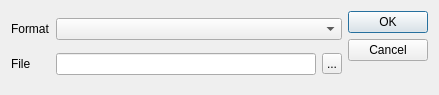
<?xml version="1.0" encoding="UTF-8"?>
<ui version="4.0">
 <class>Dialog</class>
 <widget class="QDialog" name="Dialog">
  <property name="geometry">
   <rect>
    <x>0</x>
    <y>0</y>
    <width>439</width>
    <height>95</height>
   </rect>
  </property>
  <property name="windowTitle">
   <string>Dialog</string>
  </property>
  <layout class="QGridLayout" name="gridLayout">
   <item row="0" column="2">
    <widget class="QDialogButtonBox" name="buttonBox">
     <property name="orientation">
      <enum>Qt::Vertical</enum>
     </property>
     <property name="standardButtons">
      <set>QDialogButtonBox::Cancel|QDialogButtonBox::Ok</set>
     </property>
    </widget>
   </item>
   <item row="0" column="0">
    <layout class="QGridLayout" name="gridLayout_2">
     <item row="0" column="0">
      <widget class="QLabel" name="label">
       <property name="text">
        <string>Format</string>
       </property>
      </widget>
     </item>
     <item row="0" column="1" colspan="2">
      <widget class="QComboBox" name="comboBox">
       <property name="insertPolicy">
        <enum>QComboBox::InsertAlphabetically</enum>
       </property>
       <property name="sizeAdjustPolicy">
        <enum>QComboBox::AdjustToContents</enum>
       </property>
       <property name="modelColumn">
        <number>0</number>
       </property>
      </widget>
     </item>
     <item row="1" column="0">
      <widget class="QLabel" name="Label_File">
       <property name="text">
        <string>File</string>
       </property>
      </widget>
     </item>
     <item row="1" column="1">
      <widget class="QLineEdit" name="fileLineEdit"/>
     </item>
     <item row="1" column="2">
      <widget class="QToolButton" name="toolButton">
       <property name="maximumSize">
        <size>
         <width>20</width>
         <height>16777215</height>
        </size>
       </property>
       <property name="text">
        <string>...</string>
       </property>
       <property name="toolButtonStyle">
        <enum>Qt::ToolButtonTextOnly</enum>
       </property>
       <property name="autoRaise">
        <bool>false</bool>
       </property>
      </widget>
     </item>
    </layout>
   </item>
  </layout>
 </widget>
 <resources/>
 <connections>
  <connection>
   <sender>buttonBox</sender>
   <signal>accepted()</signal>
   <receiver>Dialog</receiver>
   <slot>accept()</slot>
   <hints>
    <hint type="sourcelabel">
     <x>248</x>
     <y>254</y>
    </hint>
    <hint type="destinationlabel">
     <x>157</x>
     <y>274</y>
    </hint>
   </hints>
  </connection>
  <connection>
   <sender>buttonBox</sender>
   <signal>rejected()</signal>
   <receiver>Dialog</receiver>
   <slot>reject()</slot>
   <hints>
    <hint type="sourcelabel">
     <x>316</x>
     <y>260</y>
    </hint>
    <hint type="destinationlabel">
     <x>286</x>
     <y>274</y>
    </hint>
   </hints>
  </connection>
 </connections>
</ui>
